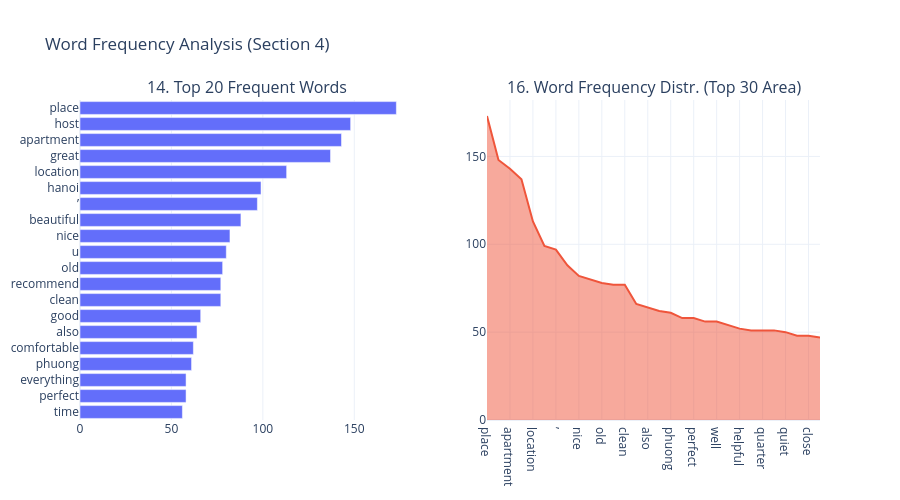
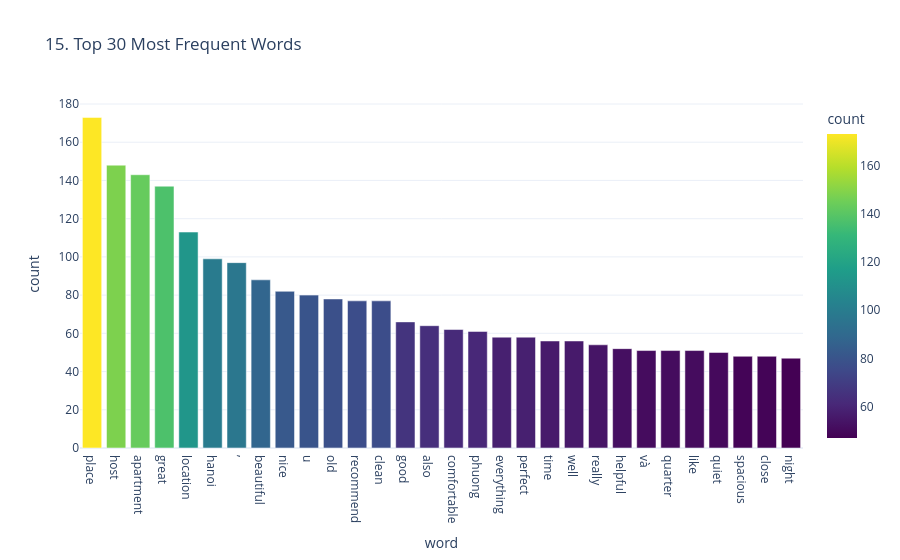

Notebook code cell kept with these figures, in order:
### Markdown cell above
## SECTION 4 — WORD FREQUENCY ANALYSIS
Visualize the most commonly used words overall to gauge the top themes.

### Code cell
# Get word frequency
all_words = ' '.join(df['cleaned_review']).split()
word_freq = pd.Series(all_words).value_counts()

# 13. Word cloud (all reviews)
plt.figure(figsize=(10, 6))
wordcloud = WordCloud(width=800, height=400, background_color='white', colormap='viridis').generate_from_frequencies(word_freq)
plt.imshow(wordcloud, interpolation='bilinear')
plt.axis("off")
plt.title("13. Word Cloud (All Reviews)", fontsize=16)
plt.show()

# 14 & 15. Top 20 and 30 most frequent words
top_words_20 = word_freq.head(20).reset_index()
top_words_20.columns = ['word', 'count']
top_words_30 = word_freq.head(30).reset_index()
top_words_30.columns = ['word', 'count']

fig4 = make_subplots(rows=1, cols=2, subplot_titles=("14. Top 20 Frequent Words", "16. Word Frequency Distr. (Top 30 Area)"))

fig4.add_trace(go.Bar(x=top_words_20['count'], y=top_words_20['word'], orientation='h', marker_color='#636EFA', name='Top 20'), row=1, col=1)
# Make it ascending for horizontal bar chart
fig4.update_yaxes(autorange="reversed", row=1, col=1)

# 16. Word frequency distribution
fig4.add_trace(go.Scatter(x=top_words_30['word'], y=top_words_30['count'], fill='tozeroy', marker_color='#EF553B', name='Freq Dist'), row=1, col=2)

fig4.update_layout(height=500, title_text="Word Frequency Analysis (Section 4)", showlegend=False)
fig4.show()

# 15. Standalone Top 30 Chart
fig4_b = px.bar(top_words_30, x='word', y='count', title="15. Top 30 Most Frequent Words", template="plotly_white", color='count', color_continuous_scale="Viridis")
fig4_b.show()

### Figure 1 — Plotly figure (JSON) as saved in the notebook; plotly's stock layout.template omitted (floating-point values rounded to 4 significant figures)
{"data": [{"marker": {"color": "#636EFA"}, "name": "Top 20", "orientation": "h", "type": "bar", "x": [173, 148, 143, 137, 113, 99, 97, 88, 82, 80, 78, 77, 77, 66, 64, 62, 61, 58, 58, 56], "xaxis": "x", "y": ["place", "host", "apartment", "great", "location", "hanoi", "’", "beautiful", "nice", "u", "old", "recommend", "clean", "good", "also", "comfortable", "phuong", "everything", "perfect", "time"], "yaxis": "y"}, {"fill": "tozeroy", "marker": {"color": "#EF553B"}, "name": "Freq Dist", "type": "scatter", "x": ["place", "host", "apartment", "great", "location", "hanoi", "’", "beautiful", "nice", "u", "old", "recommend", "clean", "good", "also", "comfortable", "phuong", "everything", "perfect", "time", "well", "really", "helpful", "và", "quarter", "like", "quiet", "spacious", "close", "night"], "xaxis": "x2", "y": [173, 148, 143, 137, 113, 99, 97, 88, 82, 80, 78, 77, 77, 66, 64, 62, 61, 58, 58, 56, 56, 54, 52, 51, 51, 51, 50, 48, 48, 47], "yaxis": "y2"}], "layout": {"annotations": [{"font": {"size": 16}, "showarrow": false, "text": "14. Top 20 Frequent Words", "x": 0.225, "xanchor": "center", "xref": "paper", "y": 1, "yanchor": "bottom", "yref": "paper"}, {"font": {"size": 16}, "showarrow": false, "text": "16. Word Frequency Distr. (Top 30 Area)", "x": 0.775, "xanchor": "center", "xref": "paper", "y": 1, "yanchor": "bottom", "yref": "paper"}], "height": 500, "showlegend": false, "title": {"text": "Word Frequency Analysis (Section 4)"}, "xaxis": {"anchor": "y", "domain": [0, 0.45]}, "xaxis2": {"anchor": "y2", "domain": [0.55, 1]}, "yaxis": {"anchor": "x", "autorange": "reversed", "domain": [0, 1]}, "yaxis2": {"anchor": "x2", "domain": [0, 1]}}}

### Figure 2 — Plotly figure (JSON) as saved in the notebook; plotly's stock layout.template omitted (floating-point values rounded to 4 significant figures)
{"data": [{"hovertemplate": "word=%{x}<br>count=%{marker.color}<extra></extra>", "legendgroup": "", "marker": {"color": [173, 148, 143, 137, 113, 99, 97, 88, 82, 80, 78, 77, 77, 66, 64, 62, 61, 58, 58, 56, 56, 54, 52, 51, 51, 51, 50, 48, 48, 47], "coloraxis": "coloraxis", "pattern": {"shape": ""}}, "name": "", "orientation": "v", "showlegend": false, "textposition": "auto", "type": "bar", "x": ["place", "host", "apartment", "great", "location", "hanoi", "’", "beautiful", "nice", "u", "old", "recommend", "clean", "good", "also", "comfortable", "phuong", "everything", "perfect", "time", "well", "really", "helpful", "và", "quarter", "like", "quiet", "spacious", "close", "night"], "xaxis": "x", "y": [173, 148, 143, 137, 113, 99, 97, 88, 82, 80, 78, 77, 77, 66, 64, 62, 61, 58, 58, 56, 56, 54, 52, 51, 51, 51, 50, 48, 48, 47], "yaxis": "y"}], "layout": {"barmode": "relative", "coloraxis": {"colorbar": {"title": {"text": "count"}}, "colorscale": [[0, "#440154"], [0.1111, "#482878"], [0.2222, "#3e4989"], [0.3333, "#31688e"], [0.4444, "#26828e"], [0.5556, "#1f9e89"], [0.6667, "#35b779"], [0.7778, "#6ece58"], [0.8889, "#b5de2b"], [1, "#fde725"]]}, "legend": {"tracegroupgap": 0}, "title": {"text": "15. Top 30 Most Frequent Words"}, "xaxis": {"anchor": "y", "domain": [0, 1], "title": {"text": "word"}}, "yaxis": {"anchor": "x", "domain": [0, 1], "title": {"text": "count"}}}}
